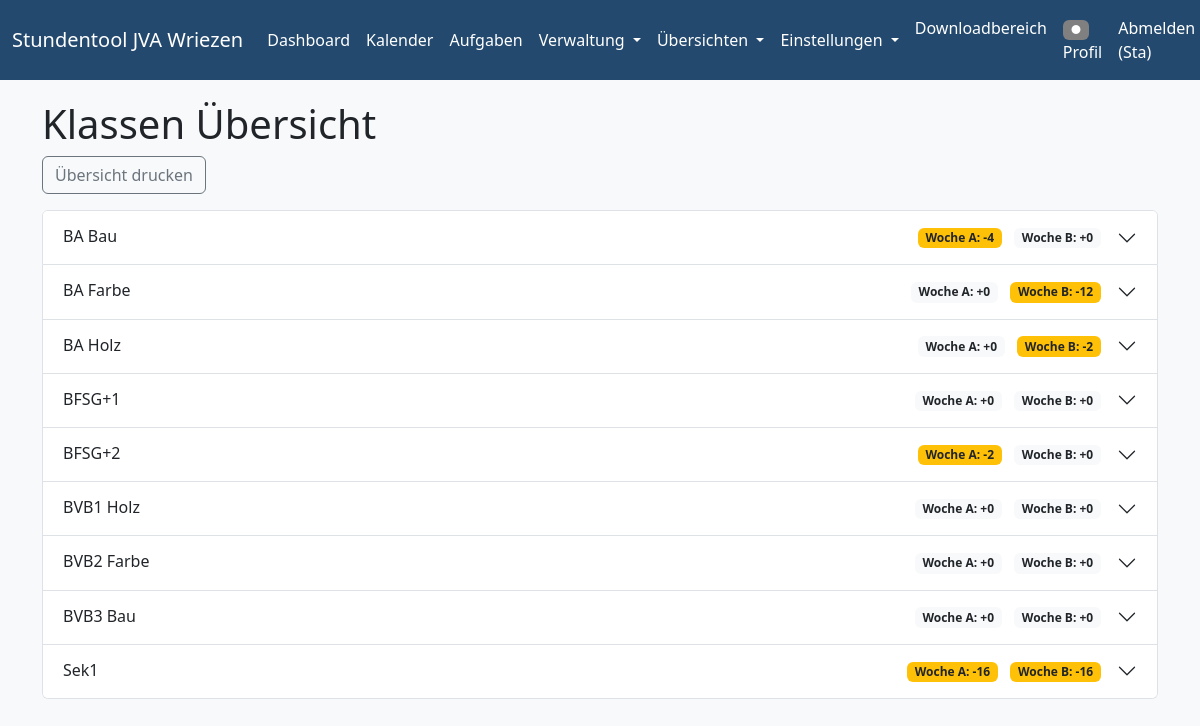
The app's page /uebersicht/klassen (signed in) with its own data.
### models.py (models this page shows, shortened)
class User(db.Model, UserMixin):
    id = db.Column(db.Integer, primary_key=True)
    username = db.Column(db.String(20), unique=True, nullable=False) # Used for login
    email = db.Column(db.String(120), unique=True, nullable=False) # Keep email for contact/recovery
    password = db.Column(db.String(60), nullable=False)
    role = db.Column(db.String(20), default='Benutzer', nullable=False) # New role column
    farbe = db.Column(db.String(7), default='#808080') # Hex color

class Klasse(db.Model):
    id = db.Column(db.Integer, primary_key=True)
    name = db.Column(db.String(100), unique=True, nullable=False)
    max_stunden_klasse = db.Column(db.Integer, default=6)
    woche = db.Column(db.String(2), default='AB') # A, B, AB
    arbeitstage = db.Column(db.JSON, default=lambda: ["Mo", "Di", "Mi", "Do", "Fr"])
    angebote_stunden = db.Column(db.JSON, default=list)

### app.py (the view)
@app.route('/uebersicht/klassen')
@login_required
def klassen_uebersicht():
    klassen_details = berechne_klassen_uebersicht()
    return render_template(
        'klassen_uebersicht.html',
        title='Klassen Übersicht',
        klassen_details=klassen_details,
    )

### app.py (called while the page is built)
@login_manager.user_loader
def load_user(user_id):
    return User.query.get(int(user_id))

### templates/klassen_uebersicht.html (shortened to what this page needs)
{% extends "base.html" %}
{% block content %}
<h1>Klassen Übersicht</h1>
<div class="mb-3">
    <button class="btn btn-outline-secondary" onclick="window.print()">Übersicht drucken</button>
</div>
<div class="accordion" id="klassenAccordion">
    {% for klasse in klassen_details %}
    <div class="accordion-item">
        <h2 class="accordion-header" id="heading-{{ klasse.id }}">
            <button class="accordion-button collapsed" type="button" data-bs-toggle="collapse" data-bs-target="#collapse-{{ klasse.id }}" aria-expanded="false" aria-controls="collapse-{{ klasse.id }}">
                <div class="d-flex justify-content-between w-100 me-3">
                    <span>{{ klasse.name }}</span>
                    <div>
                        <span class="badge {% if klasse.wochen.A.diff != 0 %}bg-warning text-dark{% else %}bg-light text-dark{% endif %} me-2">
                            Woche A: {{ '%+d'|format(klasse.wochen.A.diff) }}
                        </span>
                        <span class="badge {% if klasse.wochen.B.diff != 0 %}bg-warning text-dark{% else %}bg-light text-dark{% endif %}">
                            Woche B: {{ '%+d'|format(klasse.wochen.B.diff) }}
                        </span>
                    </div>
                </div>
            </button>
        </h2>
    </div>
    {% endfor %}
</div>
{% endblock %}

### templates/base.html (shortened to what this page needs)
<!DOCTYPE html>
<html lang="de">
<head>
    <link href="https://cdn.jsdelivr.net/npm/bootstrap@5.3.3/dist/css/bootstrap.min.css" rel="stylesheet">
    <link rel="stylesheet" href="https://cdnjs.cloudflare.com/ajax/libs/font-awesome/6.4.0/css/all.min.css">
</head>
<body>
    <nav class="navbar navbar-expand-lg navbar-custom">
        <div class="container-fluid">
            <a class="navbar-brand" href="{{ url_for('stundenplan_anzeigen') }}">Stundentool JVA Wriezen</a>
            <div class="collapse navbar-collapse" id="navbarNav">
                <ul class="navbar-nav me-auto mb-2 mb-lg-0">
                    <li class="nav-item">
                        <a class="nav-link" href="{{ url_for('stundenplan_anzeigen') }}">Dashboard</a>
                    </li>
                    <li class="nav-item">
                        <a class="nav-link" href="{{ url_for('kalender') }}">Kalender</a>
                    </li>
                    {% if current_user.is_authenticated %}
                    <li class="nav-item">
                        <a class="nav-link" href="{{ url_for('kanban_board') }}">Aufgaben</a>
                    </li>
                    {% endif %}
                    {% if current_user.is_authenticated and (current_user.role == 'Admin' or current_user.role == 'Planer') %}
                    <li class="nav-item dropdown">
                        <a class="nav-link dropdown-toggle" href="#" id="navbarDropdownVerwaltung" role="button" data-bs-toggle="dropdown" aria-expanded="false">
                            Verwaltung
                        </a>
                    </li>
                    {% endif %}
                    {% if current_user.is_authenticated and (current_user.role == 'Admin' or current_user.role == 'Planer') %}
                    <li class="nav-item dropdown">
                        <a class="nav-link dropdown-toggle" href="#" id="navbarDropdownUebersichten" role="button" data-bs-toggle="dropdown" aria-expanded="false">
                            Übersichten
                        </a>
                    </li>
                    {% endif %}
                    {% if current_user.is_authenticated and current_user.role == 'Admin' %}
                    <li class="nav-item dropdown">
                        <a class="nav-link dropdown-toggle" href="#" id="navbarDropdownEinstellungen" role="button" data-bs-toggle="dropdown" aria-expanded="false">
                            Einstellungen
                        </a>
                    </li>
                    {% endif %}
                </ul>
                <ul class="navbar-nav ms-auto mb-2 mb-lg-0">
                    {% if current_user.is_authenticated %}
                        <li class="nav-item">
                            <a class="nav-link" href="{{ url_for('downloads') }}">Downloadbereich</a>
                        </li>
                        <li class="nav-item">
                            <a class="nav-link" href="{{ url_for('profil') }}">
                                <span class="badge" style="background:{{ current_user.farbe }};color:#fff;">&#9679;</span>
                                Profil
                            </a>
                        </li>
                        <li class="nav-item">
                            <a class="nav-link" href="{{ url_for('logout') }}">Abmelden ({{ current_user.username }})</a>
                        </li>
                    {% else %}
                        <li class="nav-item"><a class="nav-link" href="{{ url_for('login') }}">Anmelden</a></li>
                    {% endif %}
                </ul>
            </div>
        </div>
    </nav>
    <div class="container">
        {% block content %}{% endblock %}
    </div>
</body>
</html>

### templates/base.html (style rules this page uses)
body { background-color: #f8f9fa; }
.container { margin-top: 20px; }
.navbar-custom { background-color: #23496e !important; }
.navbar-custom .navbar-nav .nav-link, .navbar-custom .navbar-brand, .navbar-custom .navbar-nav .dropdown-toggle { color: #fff !important; transition: color 0.2s, background 0.2s, box-shadow 0.2s; }

### records on screen
User: username "Sta"
Klasse: name "BA Bau", wochen.A.diff "-4", wochen.B.diff "+0"
Klasse: name "BA Farbe", wochen.A.diff "+0", wochen.B.diff "-12"
Klasse: name "BA Holz", wochen.A.diff "+0", wochen.B.diff "-2"
Klasse: name "BFSG+1", wochen.A.diff "+0", wochen.B.diff "+0"
Klasse: name "BFSG+2", wochen.A.diff "-2", wochen.B.diff "+0"
Klasse: name "BVB1 Holz", wochen.A.diff "+0", wochen.B.diff "+0"
Klasse: name "BVB2 Farbe", wochen.A.diff "+0", wochen.B.diff "+0"
Klasse: name "BVB3 Bau", wochen.A.diff "+0", wochen.B.diff "+0"
Klasse: name "Sek1", wochen.A.diff "-16", wochen.B.diff "-16"
